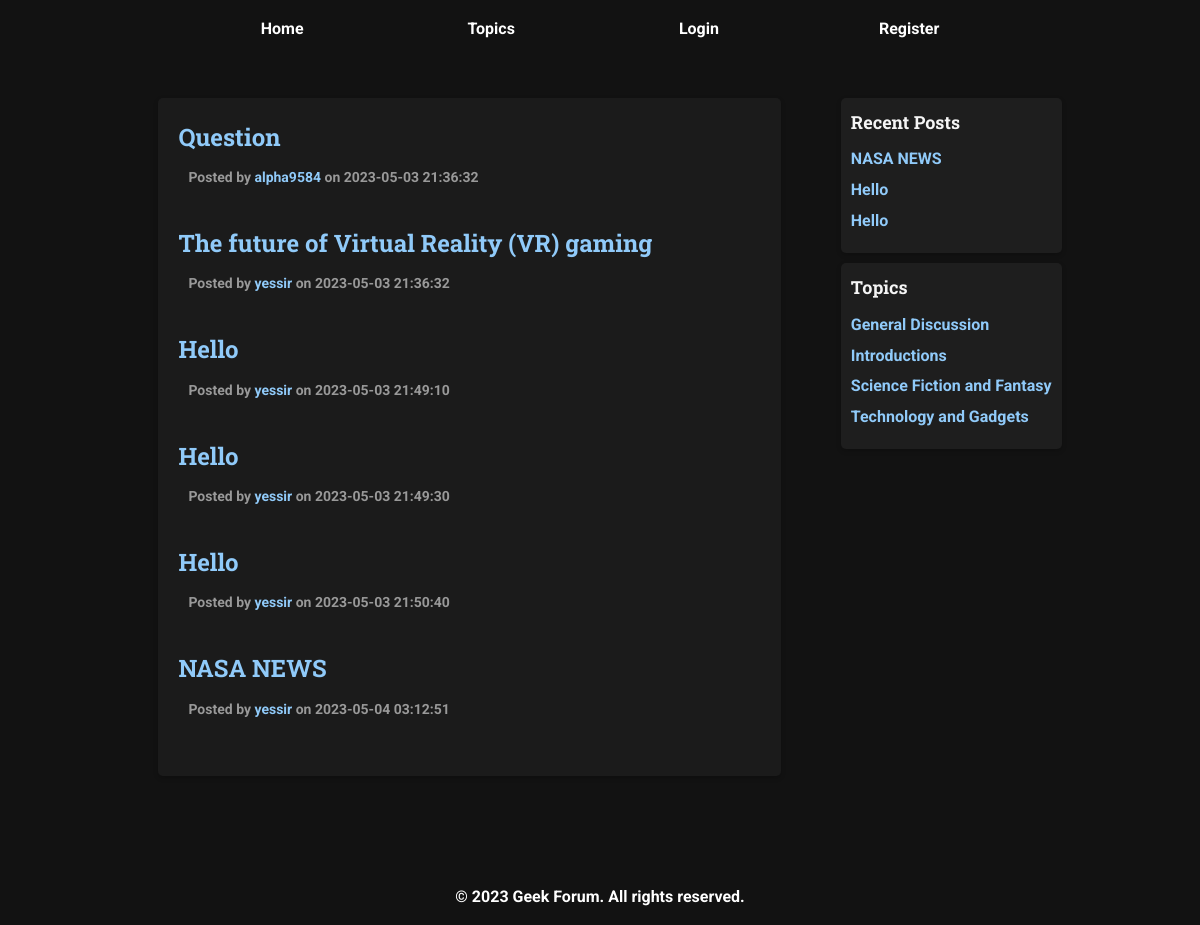
The page / on the database its author committed.
### tables this page shows
CREATE TABLE `posts` (
  `idp` int(11) NOT NULL,
  `under` int(11) DEFAULT NULL,
  `id` int(11) NOT NULL,
  `username` varchar(50) NOT NULL,
  `title` varchar(256) DEFAULT NULL,
  `content` varchar(256) NOT NULL,
  `created_at` datetime NOT NULL DEFAULT current_timestamp(),
  `id_topic` int(11) DEFAULT NULL
);

CREATE TABLE `topics` (
  `id` int(11) NOT NULL,
  `title` varchar(256) NOT NULL,
  `description` varchar(256) NOT NULL
);

### index.php (the view, shortened to what this page needs)
<?php
    require 'db.php';
    $sql_posts = "SELECT * FROM posts where title is not NULL";
    $sql_recent = "SELECT * FROM posts where title is not NULL ORDER BY created_at DESC";
    $result_recent = $conn->query($sql_recent);
    $result_posts = $conn->query($sql_posts);
?>
<!DOCTYPE html>
<html lang="en">
<head>
    <link rel="stylesheet" href="style.css">
</head>
<body>
    <?php require 'header.php'; ?>
    <main>
        <article class="post">
        <?php if ($result_posts->num_rows > 0):?>
            <?php $i=0;?>
            <?php while ($post = $result_posts->fetch_assoc() and $i++<10): ?>
                <header class="post-header">
                    <h2 class="post-title"><a href="post/<?php echo htmlspecialchars($post['idp'])?>"><?php echo htmlspecialchars($post['title']); ?></a></h2>
                    <p class="post-meta">Posted by <a href="user/<?php echo htmlspecialchars($post['id'])?>"><?php echo htmlspecialchars($post['username']);?></a> on <time datetime="2023-03-25"><?php echo htmlspecialchars($post['created_at']); ?></time></p>
                </header>
                <br>
            <?php endwhile; ?>
            <?php else: ?>
                <p>No posts available.</p>
            <?php endif; ?>
        </article>
    <aside class="sidebar">
        <section class="sidebar-section">
            <h2 class="sidebar-title">Recent Posts</h2>
            <ul class="sidebar-list">
            <?php $i=0?>
            <?php while ($post = $result_recent->fetch_assoc() and $i++<3): ?>
                <li><a href="post/<?php echo htmlspecialchars($post['idp'])?>"><?php echo htmlspecialchars($post['title']); ?></a></li>
            <?php endwhile;?>
            </ul>
        </section>
        <section class="sidebar-section">
            <h2 class="sidebar-title">Topics</h2>
            <ul class="sidebar-list">
                <?php
                    $tops = "SELECT * FROM TOPICS";
                    $tops = $conn -> query($tops);
                    while ($top = $tops->fetch_assoc()):
                ?>
                <li><a href="topic_posts/<?php echo htmlspecialchars($top["id"])?>"><?php echo htmlspecialchars($top["title"])?></a></li>
                <?php endwhile;?>
            </ul>
        </section>
    </aside>
    </main>
    <?php include("footer.php"); ?>
</body>
</html>

### header.php (shortened to what this page needs)
<link rel="stylesheet" href="header.css">
<header>
        <nav>
            <ul>
                <li><a href="index.php">Home</a></li>
                <li><a href="topic.php">Topics</a></li>
                <?php
                if (isset($_SESSION["username"])) {
                    echo "<li><a href='create_post.php'>Post</a></li>";
                    echo "<li><a href='profile.php'>{$_SESSION["username"]}</a></li>";
                    echo "<li><a href='logout.php'>Logout</a></li>";
                } else {
                    echo "<li><a href='#' id='loginBtn'>Login</a></li>";
                    echo "<li><a href='#' id='registerBtn'>Register</a></li>";
                }
                ?>
            </ul>
        </nav>
    </header>

### footer.php
<footer>
    &copy; 2023 Geek Forum. All rights reserved.
</footer>

### style.css (style rules this page uses)
* { margin: 0; padding: 0; box-sizing: border-box; }
html { height: 100%; }
body { font-family: 'Roboto', sans-serif; background-color: #121212; font-weight: bold; line-height: 1.6; color: #f5f5f5; display: flex; flex-direction: column; min-height: 100%; min-width: 800px; overflow-x: auto; overflow-y: auto; background-image: url('.resources/background.jpg'); background-position: center; background-repeat: no-repeat; background-size: cover; background-attachment: fixed; }
body, h1, h2, h3, h4, h5, h6, p, ul, li { margin: 0; padding: 0; }
ul { list-style: none; }
a { text-decoration: none; color: #90caf9; }
main { display: grid; grid-template-columns: 3fr 1fr; gap: 40px; max-width: 1200px; margin: 0 auto; padding: 40px; }
.post { background-color: rgba(30, 30, 30, 0.8); border-radius: 5px; box-shadow: 0 2px 5px rgba(0, 0, 0, 0.2); margin-bottom: 20px; margin-left: 20px; margin-right: 20px; padding: 20px; }
.post-title { font-family: 'Roboto Slab', serif; font-size: 24px; margin-bottom: 10px; }
.post-meta { color: #999; font-size: 14px; margin: 0px 10px 10px 10px; }
.sidebar { flex: 1; }
.sidebar-section { background-color: #1e1e1e; border-radius: 5px; background-attachment: fixed; box-shadow: 0 2px 5px rgba(0, 0, 0, 0.2); margin-bottom: 10px; padding: 10px; }
.sidebar-title { font-family: 'Roboto Slab', serif; font-size: 18px; margin-bottom: 10px; }
.sidebar-list { margin-bottom: 10px; }
.sidebar-list li { margin-bottom: 5px; }
footer { color: #fff; font-weight: bold; text-align: center; padding: 1rem 0; margin-top: 2rem; }

### header.css (style rules this page uses)
nav { text-align: center; padding: 1rem 0; }
nav ul { list-style: none; white-space: nowrap; }
nav ul li { display: inline-block; margin-right: 10rem; }
nav ul li:last-child { margin-right: 0; }
nav ul li a { color: #fff; text-decoration: none; transition: color 0.3s ease; }

### rows shown on the page
posts: title "Question", username "alpha9584", created_at "2023-05-03 21:36:32"
posts: title "The future of Virtual Reality (VR) gaming", username "yessir", created_at "2023-05-03 21:36:32"
posts: title "Hello", username "yessir", created_at "2023-05-03 21:49:10"
posts: title "Hello", username "yessir", created_at "2023-05-03 21:49:30"
posts: title "Hello", username "yessir", created_at "2023-05-03 21:50:40"
posts: title "NASA NEWS", username "yessir", created_at "2023-05-04 03:12:51"
topics: title "General Discussion"
topics: title "Introductions"
topics: title "Science Fiction and Fantasy"
topics: title "Technology and Gadgets"
